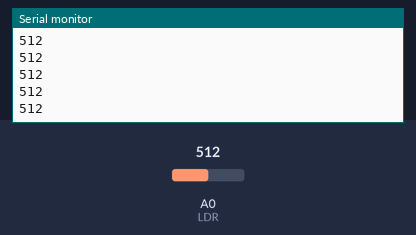
The sketch below on a simulated Arduino Uno, built with avr-gcc and run on an emulated ATmega328P. Parts: the last lines printed to the serial monitor. The inputs (shaded band) are chosen by the test bench; at power-on: A0 (LDR) = 512.

Above: at 1.2 s.
1.3 s: A0 (LDR) set to 716
At 1.31 s:
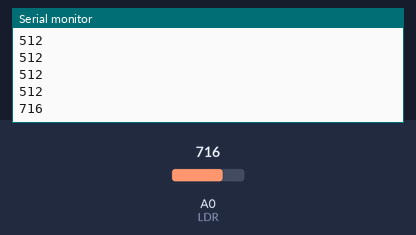
2.8 s: A0 (LDR) set to 900
At 2.81 s:
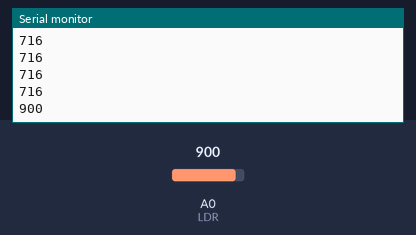
Timing chart, 0 to 5.8 s (numbered marks = the images above; inputs shaded):
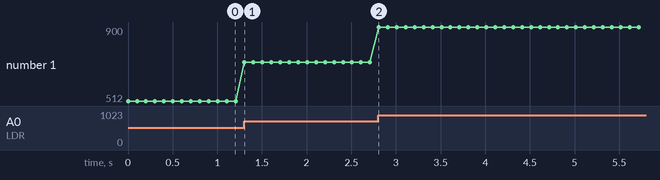

Measured:
- after the input at 1.3 s, the serial monitor: prints a new line at once (image 1)
- after the input at 2.8 s, the serial monitor: prints a new line at once (image 2)
- plotted number 1: 512 → 716 after the input at 1.3 s, 716 → 900 after the input at 2.8 s

The sketch:

Photocell.ino
```cpp
/*
 *
 * Piotr Kluch, 165436
 * Using Photoresistors (LDRs) with Arduino
 *
 */

 // Pin assignments
 int LDR = 0;

 // Initialize the serial port
 // and declare inputs and outputs
 void setup() {
   pinMode(LDR, INPUT);
   Serial.begin(9600);
 }

 // Returns the analog value from input connected to the LDR
// Arudino contains 10-bit, 8 channels digital converter
// It will map voltages between 0 and 5 into integer values
// between 0 and 1023. This yields the resolution between
// redings of: 5 volts / 1024 units or 0.0049 volts (4.9mV) per unit.
// The input range can be changed using analogReference().
// It takes about 100 microseconds (0.0001s) to read an analog input.
// The maximum reading rate is about 10,000 times a second.
 int readPhotocellValue(int LDR) {
   return analogRead(LDR);
 }

 // Read from the analog input connected to the LDR
 // and print the value to the serial port.
 // the delay is only to avoid sending so much data
 // as to make it unreadable.
 void loop() {

   int v = readPhotocellValue(LDR);

   // Print to serial
   Serial.println(v);

   // Delay between each loop cycle
   delay(100);
 }
```
